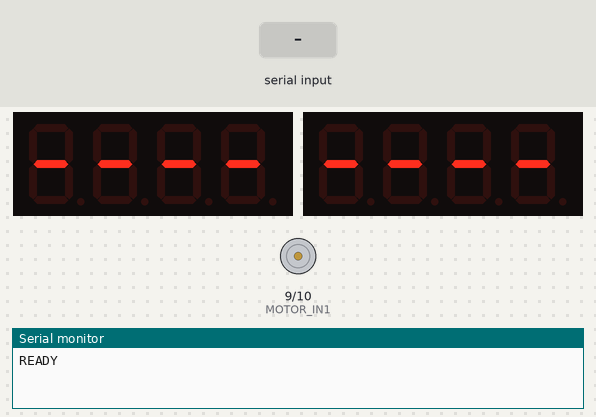
Bench run of a sketch on a simulated Arduino Uno, built with avr-gcc and run on an emulated ATmega328P. Parts: 2 × 4-digit seven-segment display, motor-driver pin pairs drawn as motors (green arrow = first pin HIGH = forward, orange = second pin HIGH = backward, longer = more drive), the last lines printed to the serial monitor. The inputs (shaded band) are chosen by the test bench.

Above: at 1.2 s.
1.3 s: "T90\n" received over Serial
At 1.9 s:
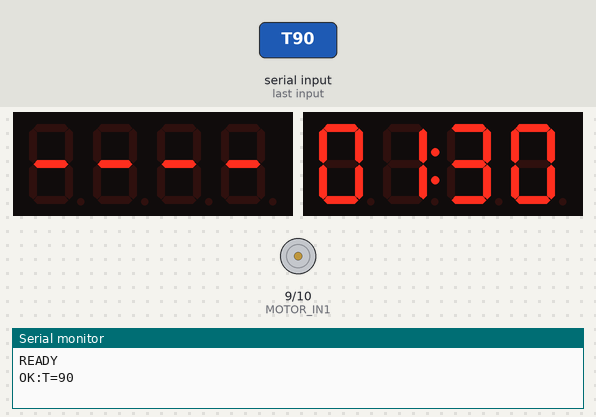
4.3 s: "P90\n" received over Serial
At 5.1 s:
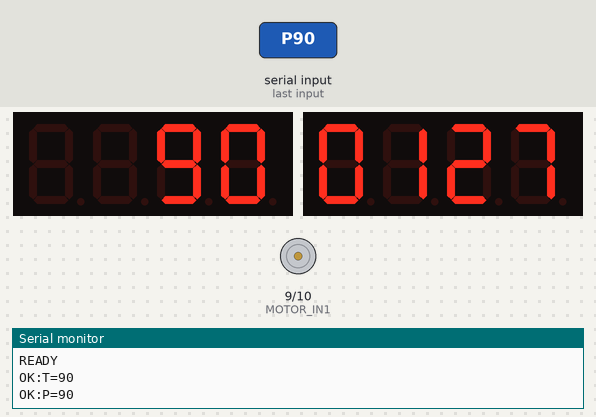
7.3 s: "U\n" received over Serial
At 8.1 s:
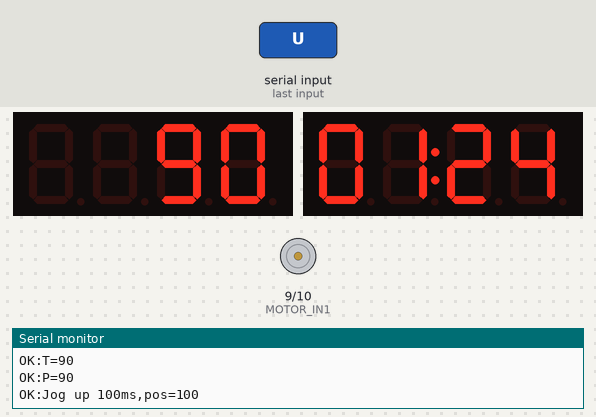
8.9 s: "D\n" received over Serial
At 9.6 s:
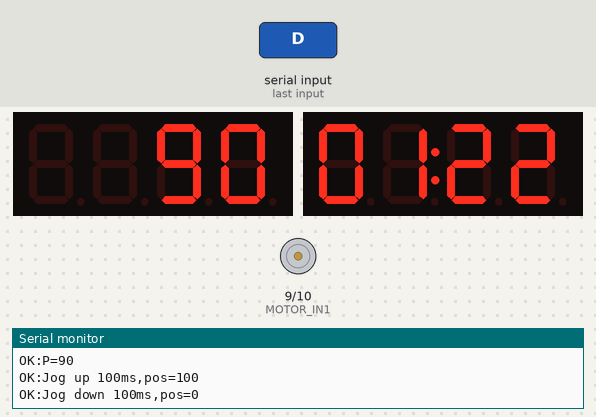
Timing chart, 0 to 11.5 s (numbered marks = the images above; inputs shaded):
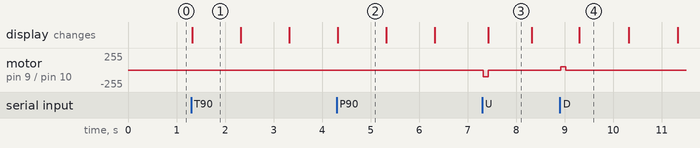

Measured:
- after the input at 1.3 s, the display: changes at once (image 1)
- after the input at 4.3 s, the display: first changes at once (image 2 shows a later state)
- after the input at 7.3 s, motor on pin 9 (MOTOR_IN1) / pin 10 (MOTOR_IN2): stopped → backward 100/255 at once, → stopped 0.10 s later
- after the input at 8.9 s, motor on pin 9 (MOTOR_IN1) / pin 10 (MOTOR_IN2): stopped → forward 50/255 at once, → stopped 0.10 s later
- what the display in image 1 shows lasts 1.0 s, from 1.3 s to 2.3 s
- what the display in image 3 shows lasts 0.9 s, from 7.4 s to 8.3 s

The sketch:

flagpole.ino
```cpp
// Truth Social Flagpole — Arduino Uno firmware
//
// Drives:
//   * H-bridge flag motor on pins 9 (IN1) / 10 (IN2)
//   * HW-069 (TM1637) 4-digit 7-seg #1 on pins 2 (CLK) / 3 (DIO)  — flag percent
//   * HW-069 (TM1637) 4-digit 7-seg #2 on pins 4 (CLK) / 5 (DIO)  — countdown MM:SS
//
// Required library (install via Arduino IDE Library Manager):
//   "TM1637" by Avishay Orpaz   (header: TM1637Display.h)
//
// Serial protocol (9600 baud, newline-terminated, from Raspberry Pi 5):
//   U / D / UU / DD   jog motor (calibration)
//   L / H             mark low / high calibration endpoints
//   R                 reset calibration
//   S / ?             status / help
//   G<pct>            move motor to pct (0-100)
//   P<pct>            set percent display (Seg1)
//   T<secs>           start countdown on Seg2; -1 blanks it
//
// EEPROM layout is preserved from the previous firmware so existing
// calibration survives an upgrade.

#include <EEPROM.h>
#include <TM1637Display.h>

// ── Motor ─────────────────────────────────────────────────────────────────
#define MOTOR_IN1 9
#define MOTOR_IN2 10

// PWM speeds for positioning. Gravity assists downward motion,
// so DOWN runs at half speed to keep travel distances consistent.
// Changing these invalidates calibration — recalibrate after any change.
#define MOTOR_SPEED_UP   100
#define MOTOR_SPEED_DOWN 50

#define JOG_FINE_MS   100
#define JOG_COARSE_MS 1000

// ── 7-segment displays ────────────────────────────────────────────────────
#define SEG1_CLK 4
#define SEG1_DIO 5
#define SEG2_CLK 2
#define SEG2_DIO 3
#define SEG_BRIGHTNESS 4   // 0..7

TM1637Display seg1(SEG1_CLK, SEG1_DIO);
TM1637Display seg2(SEG2_CLK, SEG2_DIO);

const uint8_t SEG_DASHES[4] = {0x40, 0x40, 0x40, 0x40};
const uint8_t SEG_BLANK[4]  = {0x00, 0x00, 0x00, 0x00};

// ── EEPROM ────────────────────────────────────────────────────────────────
#define EEPROM_MAGIC_ADDR 0
#define EEPROM_RANGE_ADDR 1   // 4 bytes (long)
#define EEPROM_POS_ADDR   5   // 4 bytes (long)
#define EEPROM_MAGIC_VAL  0xCA

// ── State ─────────────────────────────────────────────────────────────────
long range_ms    = 0;
long position_ms = 0;
bool calibrated  = false;
bool low_set     = false;

int  pct_display    = -1;    // -1 => blank
long countdown_sec  = -1;    // -1 => blank, 0 => hold at 00:00
unsigned long last_tick_ms = 0;
bool colon_on = true;

// ── Motor primitives ──────────────────────────────────────────────────────
void stopMotor() {
  analogWrite(MOTOR_IN1, 0);
  analogWrite(MOTOR_IN2, 0);
  digitalWrite(MOTOR_IN1, LOW);
  digitalWrite(MOTOR_IN2, LOW);
}

void runMotorUp(long ms) {
  if (ms <= 0) return;
  stopMotor();
  delay(20);
  digitalWrite(MOTOR_IN1, LOW);
  analogWrite(MOTOR_IN2, MOTOR_SPEED_UP);
  delay(ms);
  stopMotor();
}

void runMotorDown(long ms) {
  if (ms <= 0) return;
  stopMotor();
  delay(20);
  analogWrite(MOTOR_IN1, MOTOR_SPEED_DOWN);
  digitalWrite(MOTOR_IN2, LOW);
  delay(ms);
  stopMotor();
}

// ── EEPROM helpers ────────────────────────────────────────────────────────
void saveCalibration() {
  EEPROM.update(EEPROM_MAGIC_ADDR, EEPROM_MAGIC_VAL);
  EEPROM.put(EEPROM_RANGE_ADDR, range_ms);
  EEPROM.put(EEPROM_POS_ADDR, position_ms);
}

void savePosition() {
  EEPROM.put(EEPROM_POS_ADDR, position_ms);
}

void loadCalibration() {
  if (EEPROM.read(EEPROM_MAGIC_ADDR) != EEPROM_MAGIC_VAL) return;
  EEPROM.get(EEPROM_RANGE_ADDR, range_ms);
  EEPROM.get(EEPROM_POS_ADDR, position_ms);
  if (range_ms > 0) {
    calibrated = true;
    low_set = true;
    Serial.print(F("CAL:loaded,range="));
    Serial.print(range_ms);
    Serial.print(F("ms,pos="));
    Serial.print(position_ms);
    Serial.print(F("ms,pct="));
    Serial.println(position_ms * 100 / range_ms);
  }
}

// ── Motor commands ────────────────────────────────────────────────────────
void jogUp(long step_ms) {
  if (calibrated && position_ms >= range_ms) {
    Serial.println(F("ERR:At upper limit"));
    return;
  }
  long actual = step_ms;
  if (calibrated) {
    actual = min(step_ms, range_ms - position_ms);
  }
  runMotorUp(actual);
  position_ms += actual;
  Serial.print(F("OK:Jog up "));
  Serial.print(actual);
  Serial.print(F("ms,pos="));
  Serial.println(position_ms);
}

void jogDown(long step_ms) {
  if (calibrated && position_ms <= 0) {
    Serial.println(F("ERR:At lower limit"));
    return;
  }
  long actual = step_ms;
  if (calibrated) {
    actual = min(step_ms, position_ms);
  }
  runMotorDown(actual);
  position_ms -= actual;
  Serial.print(F("OK:Jog down "));
  Serial.print(actual);
  Serial.print(F("ms,pos="));
  Serial.println(position_ms);
}

void setLow() {
  position_ms = 0;
  low_set = true;
  calibrated = false;
  Serial.println(F("OK:Low set. Jog up to high, press H."));
}

void setHigh() {
  if (!low_set) {
    Serial.println(F("ERR:Set low first (L)"));
    return;
  }
  if (position_ms <= 0) {
    Serial.println(F("ERR:Jog up from low first"));
    return;
  }
  range_ms = position_ms;
  calibrated = true;
  saveCalibration();
  Serial.print(F("OK:High set. Range="));
  Serial.print(range_ms);
  Serial.println(F("ms. Saved."));
}

void gotoPercent(int pct) {
  if (!calibrated) {
    Serial.println(F("ERR:Not calibrated"));
    return;
  }
  pct = constrain(pct, 0, 100);
  long target = (long)pct * range_ms / 100;
  long diff = target - position_ms;

  Serial.print(F("OK:Moving to "));
  Serial.print(pct);
  Serial.print(F("% (delta="));
  Serial.print(diff);
  Serial.println(F("ms)"));

  if (diff > 0) {
    runMotorUp(diff);
  } else if (diff < 0) {
    runMotorDown(-diff);
  }

  position_ms = target;
  savePosition();
  Serial.print(F("POS:"));
  Serial.println(pct);
}

void printStatus() {
  Serial.print(F("STATUS:cal="));
  Serial.print(calibrated ? F("yes") : F("no"));
  Serial.print(F(",range="));
  Serial.print(range_ms);
  Serial.print(F("ms,pos="));
  Serial.print(position_ms);
  Serial.print(F("ms,pct="));
  if (calibrated && range_ms > 0) {
    Serial.println(position_ms * 100 / range_ms);
  } else {
    Serial.println(F("N/A"));
  }
}

void printHelp() {
  Serial.println(F("Commands:"));
  Serial.println(F("  U/D    Fine jog up/down"));
  Serial.println(F("  UU/DD  Coarse jog up/down"));
  Serial.println(F("  L/H    Mark low/high calibration endpoints"));
  Serial.println(F("  G<n>   Go to n% (0-100)"));
  Serial.println(F("  P<n>   Show n% on Seg1 (-1 blanks)"));
  Serial.println(F("  T<n>   Start countdown of n seconds on Seg2 (-1 blanks)"));
  Serial.println(F("  S      Status"));
  Serial.println(F("  R      Reset calibration"));
  Serial.println(F("  ?      Help"));
}

// ── 7-seg rendering ───────────────────────────────────────────────────────
void renderPercent() {
  if (pct_display < 0) {
    seg1.setSegments(SEG_DASHES);
  } else {
    // Right-aligned with no leading zeros.
    seg1.showNumberDec(pct_display, false);
  }
}

void renderCountdown() {
  if (countdown_sec < 0) {
    seg2.setSegments(SEG_DASHES);
    return;
  }
  long total = countdown_sec;
  if (total > 5999) total = 5999;  // clamp to 99:59
  int mm = total / 60;
  int ss = total % 60;
  int value = mm * 100 + ss;
  // Dot bit 0x40 on digit index 1 lights the colon between digits 2 and 3.
  uint8_t dots = colon_on ? 0x40 : 0x00;
  seg2.showNumberDecEx(value, dots, true);
}

void tickCountdown() {
  unsigned long now = millis();
  if (now - last_tick_ms < 1000) return;
  last_tick_ms += 1000;
  colon_on = !colon_on;
  if (countdown_sec > 0) countdown_sec--;
  renderCountdown();
}

// ── Setup / loop ──────────────────────────────────────────────────────────
void setup() {
  Serial.begin(9600);
  pinMode(MOTOR_IN1, OUTPUT);
  pinMode(MOTOR_IN2, OUTPUT);
  stopMotor();

  seg1.setBrightness(SEG_BRIGHTNESS);
  seg2.setBrightness(SEG_BRIGHTNESS);
  seg1.setSegments(SEG_BLANK);
  seg2.setSegments(SEG_BLANK);
  renderPercent();
  renderCountdown();

  loadCalibration();
  last_tick_ms = millis();
  Serial.println(F("READY"));
}

void loop() {
  tickCountdown();

  if (!Serial.available()) return;

  String input = Serial.readStringUntil('\n');
  input.trim();
  if (input.length() == 0) return;

  if      (input == "U")  jogUp(JOG_FINE_MS);
  else if (input == "D")  jogDown(JOG_FINE_MS);
  else if (input == "UU") jogUp(JOG_COARSE_MS);
  else if (input == "DD") jogDown(JOG_COARSE_MS);
  else if (input == "L")  setLow();
  else if (input == "H")  setHigh();
  else if (input == "S")  printStatus();
  else if (input == "?")  printHelp();
  else if (input == "R") {
    EEPROM.update(EEPROM_MAGIC_ADDR, 0);
    calibrated = false;
    range_ms = 0;
    position_ms = 0;
    low_set = false;
    Serial.println(F("OK:Calibration cleared"));
  }
  else if (input.startsWith("G") || input.startsWith("g")) {
    gotoPercent(input.substring(1).toInt());
  }
  else if (input.startsWith("P") || input.startsWith("p")) {
    int v = input.substring(1).toInt();
    pct_display = (v < 0) ? -1 : constrain(v, 0, 9999);
    renderPercent();
    Serial.print(F("OK:P="));
    Serial.println(pct_display);
  }
  else if (input.startsWith("T") || input.startsWith("t")) {
    long v = input.substring(1).toInt();
    countdown_sec = (v < 0) ? -1 : v;
    last_tick_ms = millis();
    colon_on = true;
    renderCountdown();
    Serial.print(F("OK:T="));
    Serial.println(countdown_sec);
  }
  else {
    Serial.println(F("ERR:Unknown. Send ? for help."));
  }
}
```
